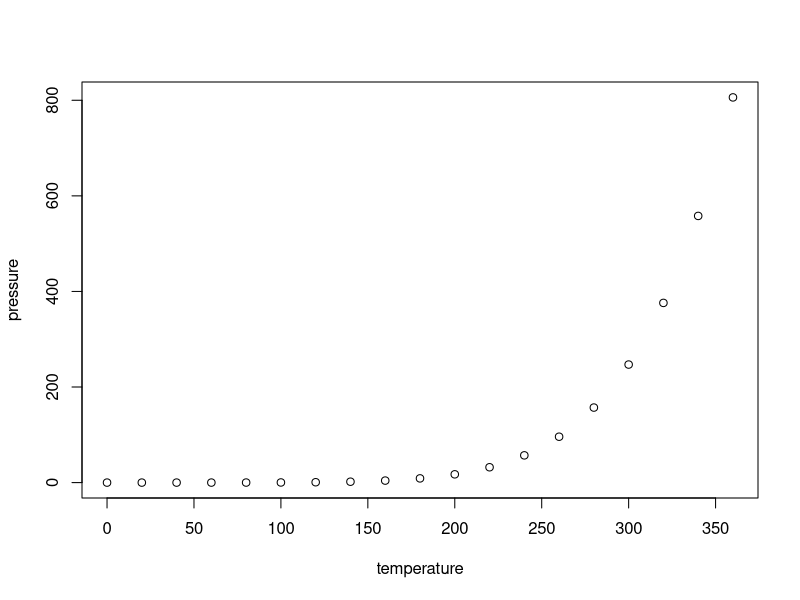
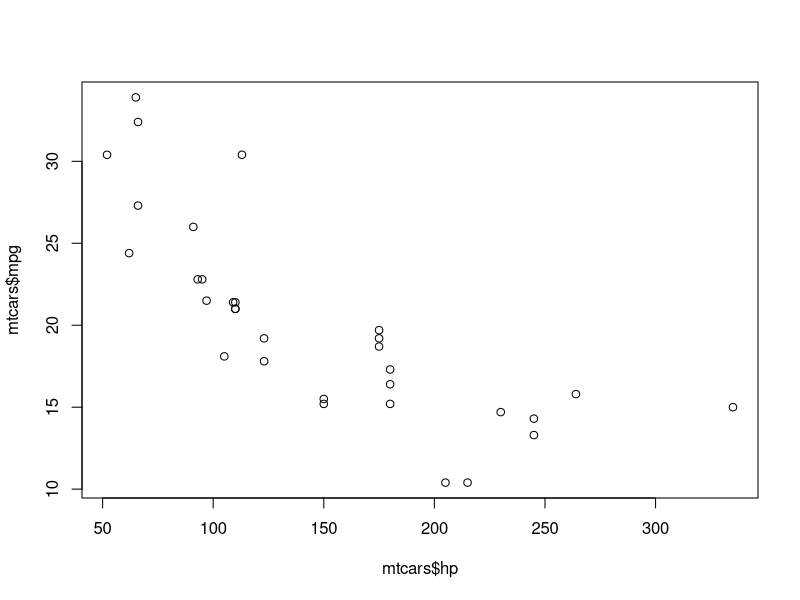
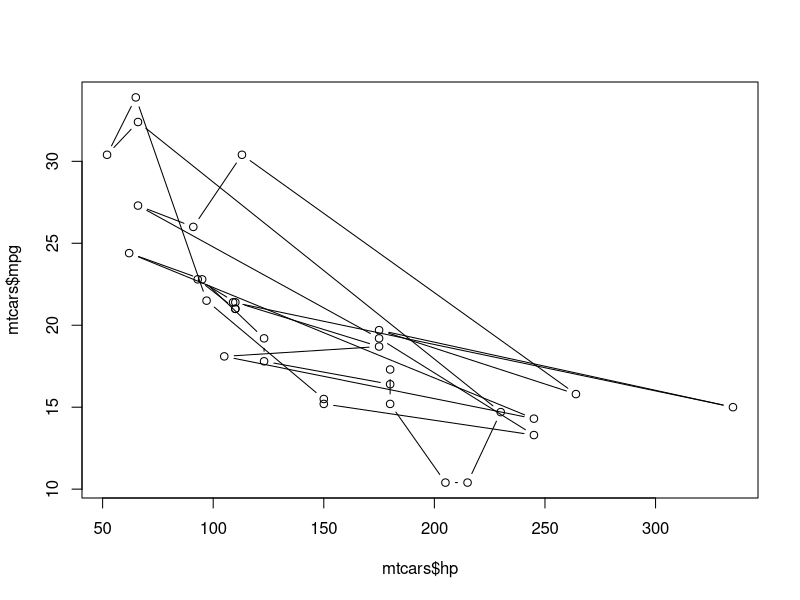
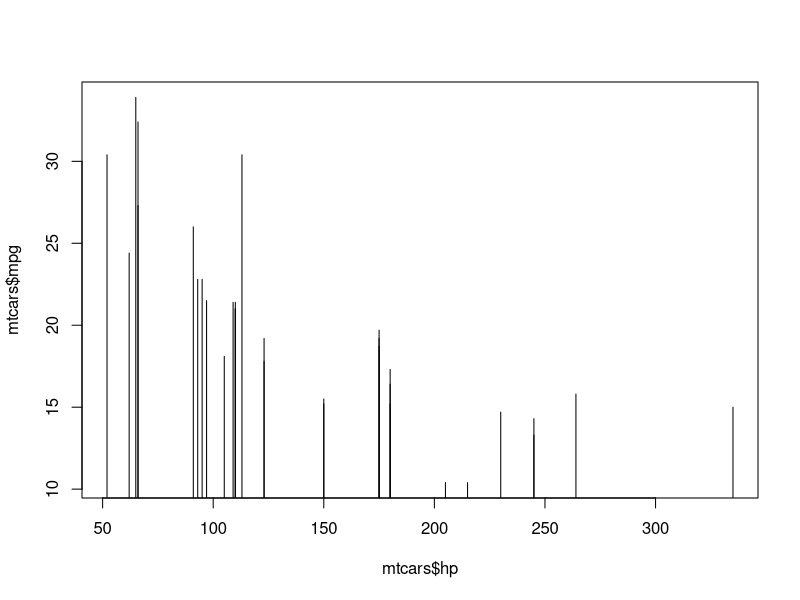
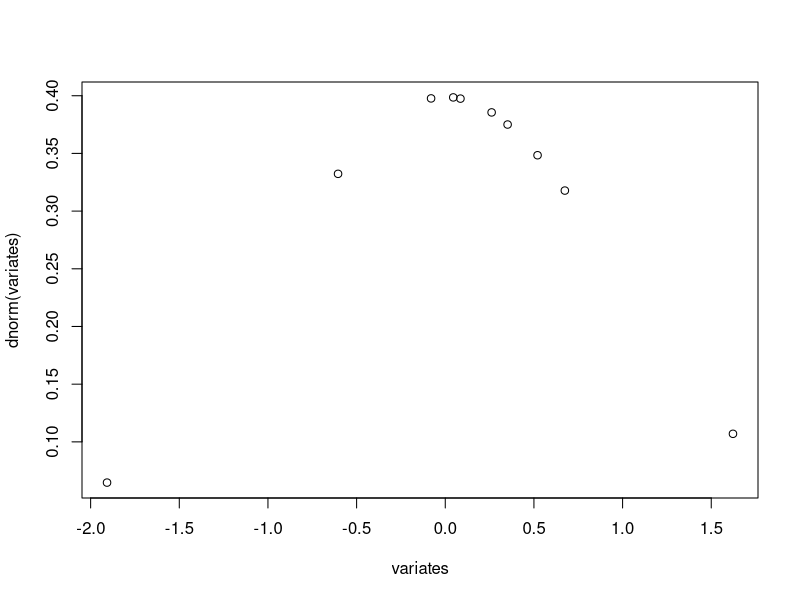
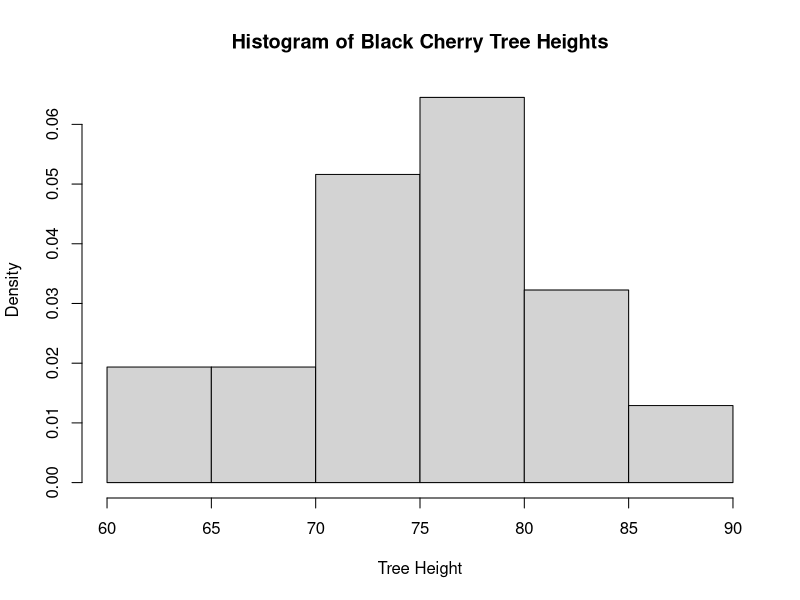
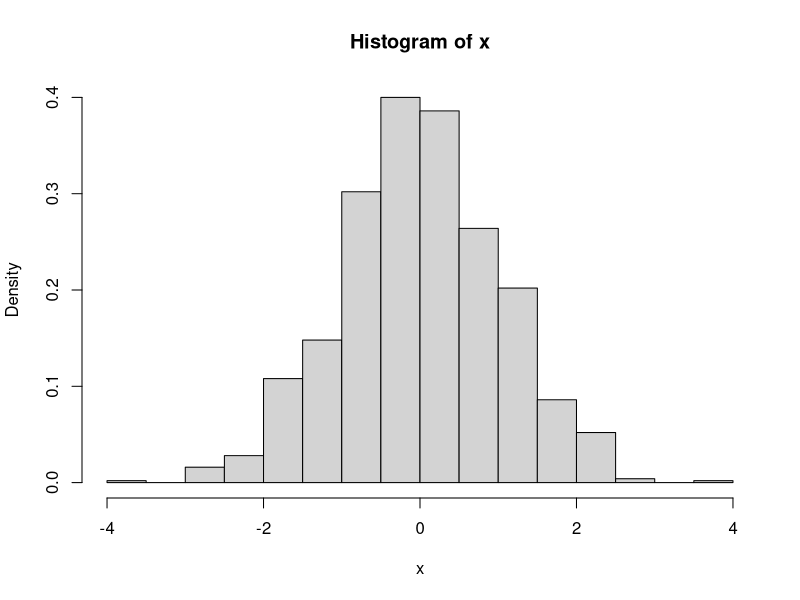
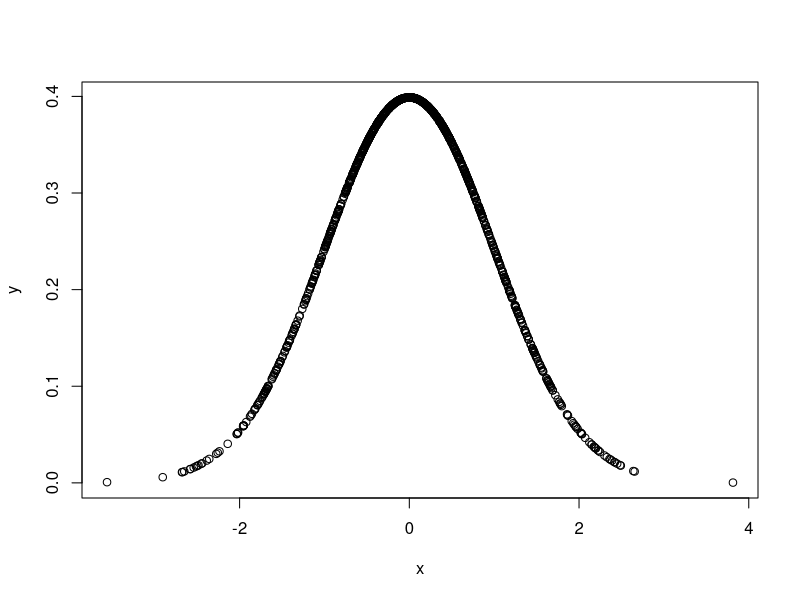

Recreate these plots in R, in order.
## ---- chunk 1
knitr::opts_chunk$set(echo = TRUE, message = FALSE)
## ---- chunk 2
print("Hello World") # comments are made using the '#' sign, same as in Python
## ---- chunk 3
5+5
5-1
5*2
4/2
4^2
#or
4**2
## ---- chunk 4
4>2
2>4
2>=2 # greater than or equal to
2==2 # exactly equal
4!=2 # not equal to
## ---- chunk 5
x <- 2
y <- 3
z <- x + y
z
## ---- chunk 6
typeof(3) # notice this will still be a double

x <- 3.0 # R recognizes to drop the 0
x
typeof(x)
y <- 3.5
y
typeof(y)
y <- as.integer(y)
y # type casting y will truncate the original value
typeof(y)
## ---- chunk 7

myName <- "Ksenia Arzumanova"
myName
is.character(myName) 
typeof(myName)
## ---- chunk 8
myList <- c(1,2,3) 
myList
#c refers to container

anotherList <- c("a", "b", "c")
anotherList 

myList[2]
anotherList[2]
## ---- chunk 9
A = matrix(c(11, 22, 33, 44, 55, 66), nrow = 2, ncol = 3, byrow = TRUE) # filled by rows
A
B = matrix(c(11, 22, 33, 44, 55, 66), nrow = 2, ncol = 3, byrow = FALSE) # filled by columns
B
## ---- chunk 10
B[,] # the whole matrix
B[2, ] # second row, all of the columns
B[ , 1] # all rows, first column
B[2, 1] # second row, first column
## ---- chunk 11
#flexible type of matrix
df <- data.frame(geneIndex = c(1, 2, 3), geneID = c(92231, 2313, 5641), geneName = c("FOS1", "JUN", "BERP"))
df
## ---- chunk 12
df[1, 2]
## ---- chunk 13
df$geneID # all of the rows that belong to geneID
df$geneID[2] # second row under geneID
## ---- chunk 14
which(df$geneID == 2313) # returns the row for which the condition returns 'true'
df$geneName[df$geneID == 2313]
## ---- chunk 15
data()
## ---- chunk 16
class(cars) # here I don't use 'typeof()', because there's a hierarchy between that and 'class()' - 'typeof()' returns the data types of the elements of the object, in this case they would be of type 'list'. If we used 'class()' on doubles, it would return type 'numeric', because integers and doubles belong to the class 'numeric'
View(cars)
str(cars) # displays the internal structure of the object
nrow(cars) # number of rows
ncol(cars) # number of columns
head(cars, n=5) # first 5 rows
tail(cars, n=5) # last 5 rows
dimnames(cars) # names of the dimensions - first element will return a list of rownames, second will be a list of column/field names
summary(cars) # returns summary statistics, such as min, max, mean, and quartile information
## ---- chunk 17
plot(pressure)
## ---- chunk 18
dimnames(mtcars)[2] # field names
plot(mtcars$hp, mtcars$mpg) # defaults to scatter plot '$' is used for extract 
plot(mtcars$hp, mtcars$mpg, type = 'b') # tries to connect lines between points (not always meaningful)
plot(mtcars$hp, mtcars$mpg, type = 'h') # histogram-like lines
## ---- chunk 19
#draw random variates from the normal distribution
variates <- rnorm(10)
variates
## ---- chunk 20
#calculate probabilities (densities) of variates
dnorm(variates)
plot(variates, dnorm(variates))
## ---- chunk 21
#cumulative density to the left of the variate

pnorm(0) # should be intuitive, because half of the normal distribution is to the left of 0 
pnorm(1.96) # 1.96 should look familiar as one of the critical values for an approximate 95% confidence interval 
pnorm(-1.96) # however these critical values are for a two-tailed test (for a significance level of 5%)
pnorm(1.96)-pnorm(-1.96)

## ---- chunk 22
#gives us the exact points at which the normal distribution has a particular cumulative density

qnorm(0.5)
qnorm(0.975)
qnorm(c(0.025, 0.975))
## ---- chunk 23
hist(trees$Height, main = "Histogram of Black Cherry Tree Heights", freq = FALSE, 
     xlab = "Tree Height") # setting `freq = FALSE` transforms the y-axis to density rather than frequency
## ---- chunk 24
x <- rnorm(1000) 
y <- dnorm(x) 
hist(x, freq = FALSE, ylim = c(0,0.4)) 
plot(x,y) # alternative representation
## ---- chunk 25
x <- rnorm(1000, mean = mean(trees$Height), sd = sd(trees$Height))
y <- dnorm(x, mean = mean(trees$Height), sd = sd(trees$Height))
hist(trees$Height, freq = FALSE)
points(x, y)
## ---- chunk 26
x <- rnorm(100, mean = 50, sd = 5)
#y <- dnorm(100, mean = 50, sd = 5)
hist(x, freq = FALSE, ylim = c(0,0.1)) 
## ---- chunk 27
pnorm(50, mean = 50, sd = 5)
qnorm(0.50, mean = 50, sd = 5)
## ---- chunk 28
a <- rnorm(100, mean = 50, sd = 10)
b <- rnorm(100, mean = 50, sd = 100)
hist(a, freq = FALSE, ylim = c(0,0.05)) 
hist(b, freq = FALSE, ylim = c(0,0.01)) 
#As sds get bigger, the number generated would be more scattered and widely spread (larger range)
## ---- chunk 29
x <- rnorm(100, mean = 50, sd = 5)
y <- dnorm(x, mean = 50, sd = 5)
y
## ---- chunk 30
plot(x, y)
#hist(x, freq = FALSE)
#points(x, y)
## ---- chunk 31
z = pnorm(x, mean = 50, sd = 5)
plot(x, z)
abline(h=0.5, v=50) 
#far-most right point means at this point the cumulative densities have reached 1, and this corresponds to the largest number we assigned.
## ---- chunk 32
#When we reach the mean value, the PDF reaches to its largest value, while CDF should reach 0.5 since half of the probability is now added up. No matter the value of sd, the principle mentioned above won't change. If the sd gets bigger, the CDF should look more plain, which corresponds to the PDF (since in PDF, points are scattered around, it would me much more difficult for CDF to grow/cumulate than those with smaller sd).
